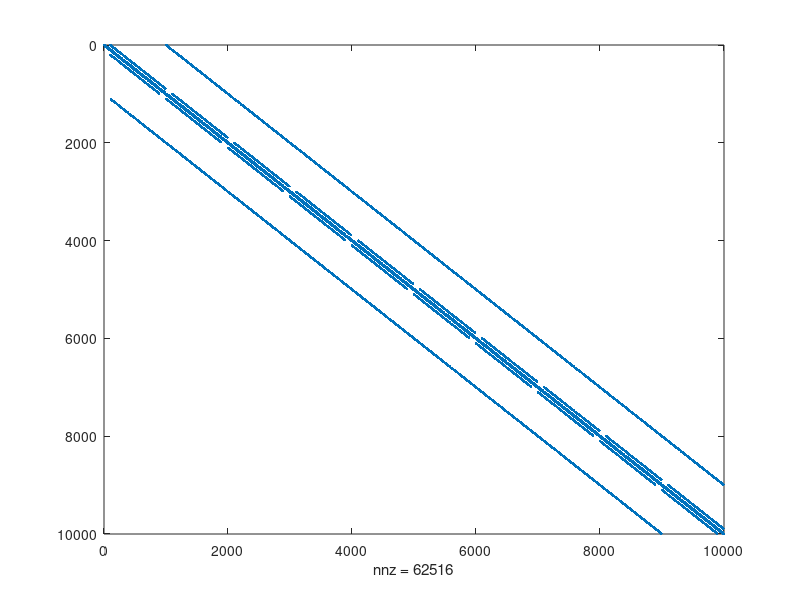

MATLAB code for this plot: (Note: this script raises an error after producing the figure.)
function hitchhiking()

    WA = 1.1;
    Wa = 0.9;
    r = 0.05;
    size=10;
    
    %(1)AB, (2)Ab, (3)aB, (4)ab
    birthdeathmat = birthdeathv3(size,WA,Wa,r);
    spy(birthdeathmat)
    %get probability of absorbption
    [V,D,W] = eig(full(birthdeathmat));
    absorbmatrix = sparse(size^4,size^4);
    for i = 1:size^4
        if(D(i,i)==1)
            elem = find(V(:,i) == 1);
            absorbmatrix(elem,:) = W(:,i)*(1/W(elem,i));
        end
    end
    
    save('absorbmat.mat', 'absorbmatrix');
end

function absorbtionmatrix()
    for n = 2:size
        %get rescue / hitchhiking but conditioned on fixation.
        vec = absorbmatrix(:,mat2elem(1,n,size,1,size));
        FA = 0;
        for i = 2:size^4 % skip the first state (0,0,0,0)
            if(vec(i) ~= 0)
                [AB,Ab,aB,ab] = elem2mat(i,size);
                [FAtemp] = projectF(AB-1,Ab-1,aB-1,ab-1,s,r,10);
                FA = FA+vec(i)*FAtemp/(1-vec(1)); %FAB/(FAB+FAb)
                %Fa = Fa+vec(i)*Fatemp/(1-vec(1));
            end
        end

        %FA
    end
end

function realizations(birthdeathmat)
        
    %realization
    mc = dtmc(transpose(birthdeathmat));
    t=100;
    out=simulate(mc,t,'X0',initialvec(1,3,size,1,size));
    matout = zeros(t,4);
    for i = 1:t
        [AB,Ab,aB,ab]=elem2mat(out(i),size);
        matout(i,:) = [AB,Ab,aB,ab];
    end
    
    plot(matout)
    dlmwrite("data/test.csv",matout)   
end

function FA = projectFAfromMatrix(size,mat)
    %get probability of absorbption
    [V,D,W] = eig(full(mat));
    absorbmatrix = sparse(size^4,size^4);
    for i = 1:size^4
        if(D(i,i)==1)
            elem = find(V(:,i) == 1);
            absorbmatrix(elem,:) = W(:,i)*(1/W(elem,i));
        end
    end
    
    %get rescue / hitchhiking but conditioned on fixation.
    vec = absorbmatrix(:,mat2elem(1,2,size,1,size));
    FA = 0;
    for i = 2:size^4 % skip the first state (0,0,0,0)
        if(vec(i) ~= 0)
            [AB,Ab,aB,ab] = elem2mat(i,size);
            [FAtemp] = projectF(AB-1,Ab-1,aB-1,ab-1,s,r,10);
            FA = FA+vec(i)*FAtemp/(1-vec(1)); %FAB/(FAB+FAb)
            %Fa = Fa+vec(i)*Fatemp/(1-vec(1));
        end
    end
    
    FA

end

function [E, V, MA, Ma] = data(t,initvec,powermat,size)
    resol = 100;
    
    temppower = eye(size^4);
    E = zeros(t,4);
    V = zeros(t,4);
    MA = zeros(t,resol);
    Ma = zeros(t,resol);
    
    for tt = 1:t
        vec = temppower*initvec;
        for i = 1: size^4
            [k,l,m,n] = elem2mat(i,size);
            E(tt,1) = E(tt,1) + (k-1)*vec(i);
            E(tt,2) = E(tt,2) + (l-1)*vec(i);
            E(tt,3) = E(tt,3) + (m-1)*vec(i);
            E(tt,4) = E(tt,4) + (n-1)*vec(i);
            V(tt,1) = V(tt,1) + (k-1)*(k-1)*vec(i);
            V(tt,2) = V(tt,2) + (l-1)*(l-1)*vec(i);
            V(tt,3) = V(tt,3) + (m-1)*(m-1)*vec(i);
            V(tt,4) = V(tt,4) + (n-1)*(n-1)*vec(i);
            
            %full prob dist for F
            if((k-1)+(l-1) ~= 0)
                %fixation of A occurred
                if(k-1 == 0)
                    MA(tt,1) = MA(tt,1) + vec(i);
                else
                    MA(tt,ceil(((k-1)/((k-1)+(l-1)))*resol)) =  MA(tt,ceil(((k-1)/((k-1)+(l-1)))*resol)) + vec(i);
                end
            else
                %no fixation of A occurred
                MA(tt,1) = MA(tt,1) + vec(i);
            end

            if((m-1)+(n-1) ~= 0)
                %fixation of A occurred
                if(m-1 == 0)
                    Ma(tt,1) = Ma(tt,1) + vec(i);
                else
                    Ma(tt,ceil(((m-1)/((m-1)+(n-1)))*resol)) =  Ma(tt,ceil(((m-1)/((m-1)+(n-1)))*resol)) + vec(i);
                end
            else
                %no fixation of A occurred
                Ma(tt,1) = Ma(tt,1) + vec(i);
            end
        end
        
        V(tt,1) = V(tt,1) - (E(tt,1)*E(tt,1));
        V(tt,2) = V(tt,2) - (E(tt,2)*E(tt,2));
        V(tt,3) = V(tt,3) - (E(tt,3)*E(tt,3));
        V(tt,4) = V(tt,4) - (E(tt,4)*E(tt,4));
                
        temppower = temppower*powermat;
    end
end

function vec = initialvec(AB,Ab,aB,ab,size)
vec = zeros(size^4,1);
vec(mat2elem(AB,Ab,aB,ab,size)) = 1;
end

function matrix = birthdeathv2(size, WA, Wa, r)
    matrix = sparse(size^4,size^4);
    for AB = 1:size
        for Ab = 1:size
            for aB = 1:size
                for ab = 1:size
                    if(AB~=size && Ab~= size) %process ends if AB || Ab == size
                        sum=AB+Ab+aB+ab-4;
                        temp = 0;
                        if(sum~=0)
                            fAB=(AB-1)/sum;
                            fAb=(Ab-1)/sum;
                            faB=(aB-1)/sum;
                            fab=(ab-1)/sum;
                            D=(fAB*fab-fAb*faB);
                            dAB=fAB-r*D;
                            dAb=fAb+r*D;
                            daB=faB+r*D;
                            dab=fab-r*D;
                            %Calculate temp
                            if(AB ~= 1)
                            temp = temp + (AB-1)*WA*0.1;
                            end
                            if(Ab ~= 1)
                            temp = temp + (Ab-1)*WA*0.1;
                            end
                            if(aB ~= 1)
                            temp = temp + (aB-1)*Wa*0.1;
                            end
                            if(ab ~= 1)
                            temp = temp + (ab-1)*Wa*0.1;
                            end
                            if(AB ~= size)
                            temp = temp + (fAB-r*(fAB*fab-fAb*faB));
                            end
                            if(Ab ~= size)
                            temp = temp + (fAb+r*(fAB*fab-fAb*faB));
                            end
                            if(aB ~= size)
                            temp = temp + (faB+r*(fAB*fab-fAb*faB));
                            end
                            if(ab ~= size)
                            temp = temp + (fab-r*(fAB*fab-fAb*faB));
                            end

                            %actual probabilities conditioned on either birth
                            %or death happening.
                            if(temp ~= 0)                           
                                if(AB ~= 1)
                                matrix(mat2elem(AB-1,Ab,aB,ab,size),mat2elem(AB,Ab,aB,ab,size)) = fAB ; 
                                end
                                if(Ab ~= 1)
                                matrix(mat2elem(AB,Ab-1,aB,ab,size),mat2elem(AB,Ab,aB,ab,size)) = (Ab-1)*WA*0.1/temp; 
                                end
                                if(aB ~= 1)
                                matrix(mat2elem(AB,Ab,aB-1,ab,size),mat2elem(AB,Ab,aB,ab,size)) = (aB-1)*Wa*0.1/temp; 
                                end
                                if(ab ~= 1)
                                matrix(mat2elem(AB,Ab,aB,ab-1,size),mat2elem(AB,Ab,aB,ab,size)) = (ab-1)*Wa*0.1/temp;
                                end

                                if(AB ~= size)
                                matrix(mat2elem(AB+1,Ab,aB,ab,size),mat2elem(AB,Ab,aB,ab,size)) = ((fAB-r*(fAB*fab-fAb*faB))/temp); 
                                end
                                if(Ab ~= size)
                                matrix(mat2elem(AB,Ab+1,aB,ab,size),mat2elem(AB,Ab,aB,ab,size)) = ((fAb+r*(fAB*fab-fAb*faB))/temp); 
                                end
                                if(aB ~= size)
                                matrix(mat2elem(AB,Ab,aB+1,ab,size),mat2elem(AB,Ab,aB,ab,size)) = ((faB+r*(fAB*fab-fAb*faB))/temp); 
                                end
                                if(ab ~= size)
                                matrix(mat2elem(AB,Ab,aB,ab+1,size),mat2elem(AB,Ab,aB,ab,size)) = ((fab-r*(fAB*fab-fAb*faB))/temp); 
                                end
                            else
                                matrix(mat2elem(AB,Ab,aB,ab,size),mat2elem(AB,Ab,aB,ab,size)) = 1;
                            end
                        end
                    else
                    %if AB == size || Ab == size
                    matrix(mat2elem(AB,Ab,aB,ab,size),mat2elem(AB,Ab,aB,ab,size)) = 1;
                    end                    
                end
            end
        end
    end
    
    matrix(1,1) = 1;
    
end

function matrix = birthdeathv3(size, WA, Wa, r)
    matrix = sparse(size^4,size^4);
    for AB = 1:size
        for Ab = 1:size
            for aB = 1:size
                for ab = 1:size
                    if(AB~=size && Ab~= size) %process ends if AB || Ab == size
                        sum=AB+Ab+aB+ab-4;
                        if(sum~=0)
                            fAB=(AB-1)/sum;
                            fAb=(Ab-1)/sum;
                            faB=(aB-1)/sum;
                            fab=(ab-1)/sum;
                            D=(fAB*fab-fAb*faB);
                            dAB=fAB-r*D;
                            dAb=fAb+r*D;
                            daB=faB+r*D;
                            dab=fab-r*D;
                            deathAB=2-WA;
                            deathAb=2-WA;
                            deathaB=2-Wa;
                            deathab=2-Wa;
                            weightedsumdeath = (fAB*deathAB+fAb*deathAb+faB*deathaB+fab*deathab);
                            Pbirth=1/(1+weightedsumdeath);
                            Pdeath=1-Pbirth;
                            if(AB ~= 1)
                            matrix(mat2elem(AB-1,Ab,aB,ab,size),mat2elem(AB,Ab,aB,ab,size)) = Pdeath*(fAB*deathAB)/(weightedsumdeath);
                            end
                            if(Ab ~= 1)
                            matrix(mat2elem(AB,Ab-1,aB,ab,size),mat2elem(AB,Ab,aB,ab,size)) = Pdeath*(fAb*deathAb)/(weightedsumdeath); 
                            end
                            if(aB ~= 1)
                            matrix(mat2elem(AB,Ab,aB-1,ab,size),mat2elem(AB,Ab,aB,ab,size)) = Pdeath*(faB*deathaB)/(weightedsumdeath);
                            end
                            if(ab ~= 1)
                            matrix(mat2elem(AB,Ab,aB,ab-1,size),mat2elem(AB,Ab,aB,ab,size)) = Pdeath*(fab*deathab)/(weightedsumdeath);
                            end

                            matrix(mat2elem(AB+1,Ab,aB,ab,size),mat2elem(AB,Ab,aB,ab,size)) = Pbirth*dAB; 
                            matrix(mat2elem(AB,Ab+1,aB,ab,size),mat2elem(AB,Ab,aB,ab,size)) = Pbirth*dAb;                                 
                            if(aB ~= size)
                                matrix(mat2elem(AB,Ab,aB+1,ab,size),mat2elem(AB,Ab,aB,ab,size)) = Pbirth*daB; 
                            else
                                matrix(mat2elem(AB,Ab,aB,ab,size),mat2elem(AB,Ab,aB,ab,size)) = Pbirth*daB;                                 
                            end
                            if(ab ~= size)
                                matrix(mat2elem(AB,Ab,aB,ab+1,size),mat2elem(AB,Ab,aB,ab,size)) = Pbirth*dab; 
                            else
                                matrix(mat2elem(AB,Ab,aB,ab,size),mat2elem(AB,Ab,aB,ab,size)) = matrix(mat2elem(AB,Ab,aB,ab,size),mat2elem(AB,Ab,aB,ab,size)) + Pbirth*dab;                                 
                            end
                        else
                            matrix(mat2elem(AB,Ab,aB,ab,size),mat2elem(AB,Ab,aB,ab,size)) = 1;
                        end
                    else
                    %if AB == size || Ab == size
                    matrix(mat2elem(AB,Ab,aB,ab,size),mat2elem(AB,Ab,aB,ab,size)) = 1;
                    end                    
                end
            end
        end
    end
    matrix(1,1) = 1;
    
end

function index = mat2elem(i,j,k,l,N)
index = (l-1)*N*N*N+(k-1)*N*N+(j-1)*N+i;
end

function [i,j,k,l] = elem2mat(index, N)
    i = mod(index-1,N)+1;
    j = mod(floor((index-1)/(N)),N)+1;
    k = mod(floor((index-1)/(N*N)),N)+1;
    l = mod(floor((index-1)/(N*N*N)),N)+1;
end

function [FA] = projectF(AB,Ab,aB,ab,s,r,t)
    sum = AB+Ab+aB+ab;
    fAB = AB/sum;
    fAb = Ab/sum;
    faB = aB/sum;
    fab = ab/sum;
    for i = 1:t
        Wbar = fAB*(1+s)+fAb*(1+s)+faB+fab;
        fABn=(fAB*fAB*(1+s)^2+fAB*faB*(1+s)+fAB*fAb*(1+s)^2+fAB*fab*(1+s)*(1-r)+faB*fAb*(1+s)*r)/(Wbar^2);
        fAbn=(fAb*fAb*(1+s)^2+fAb*fab*(1+s)+fAb*fAB*(1+s)^2+fAB*fab*(1+s)*r+faB*fAb*(1+s)*(1-r))/(Wbar^2);
        faBn=(faB*faB+faB*fab+faB*fAB*(1+s)+fAB*fab*(1+s)*r+faB*fAb*(1+s)*(1-r))/(Wbar^2);
        fabn=(fab*fab+fab*faB+fab*fAb*(1+s)+fAB*fab*(1+s)*(1-r)+faB*fAb*(1+s)*r)/(Wbar^2);
        fAB = fABn;
        fAb = fAbn;
        faB = faBn;
        fab = fabn;
    end
    FA = fAB/(fAB+fAb);
    %Fa = faB/(faB+fab);
end

% CODE GRAVEYARD

function [i,j,k,l] = multinomial(AB,Ab,aB,ab,ABn,Abn,aBn,abn,wA,wa,r)
    sum = AB+Ab+aB+ab;
    if(sum ~= 0)
        %initialize
        fAB=AB/sum;
        fAb=Ab/sum;
        faB=aB/sum;
        fab=ab/sum;
        Wbar=(fAB+fAb)*wA+(faB+fab)*wa;

        %selection
        fABs = fAB*wA/Wbar;
        fAbs = fAb*wA/Wbar;
        faBs = faB*wa/Wbar;
        fabs = fab*wa/Wbar;

        %recombination
        D = fABs*fabs-fAbs*faBs;
        fABr = fABs - r*D;
        fAbr = fAbs + r*D;
        faBr = faBs + r*D;
        fabr = fabs - r*D;

        %multinomial
        fABr^ABn*fAbr^Abn*faB^aBn*faBr^aBn*fabr^abn*nchoosek(n,k);

        
    end
    
end

function matrix = recombinationMatrix(size, rec,dt)
    matrix = sparse(size^4,size^4);
    for AB = 1:size
        for Ab = 1:size
            for aB = 1:size
                for ab = 1:size
                    sum=AB+Ab+aB+ab-4;
                    temp =0;
                    if(AB ~= size && Ab ~= 1 && aB ~= 1 && ab ~= size)
                    matrix(mat2elem(AB+1,Ab-1,aB-1,ab+1,size), mat2elem(AB,Ab,aB,ab,size)) = (Ab-1)*(aB-1)*dt*rec; temp = temp + (Ab-1)*(aB-1)*dt*rec;
                    end
                    if(AB ~= 1 && Ab ~= size && aB ~= size && ab ~= 1)
                    matrix(mat2elem(AB-1,Ab+1,aB+1,ab-1,size), mat2elem(AB,Ab,aB,ab,size)) = (AB-1)*(ab-1)*dt*rec; temp = temp + (AB-1)*(ab-1)*dt*rec;                 
                    end
                    
                    if(sum ~= 0)
                    matrix(mat2elem(AB,Ab,aB,ab,size), mat2elem(AB,Ab,aB,ab,size)) = 1-temp;
                    end
                end
            end
        end
    end
    
    matrix(1,1) = 1;
    
end

function matrix = selectionMatrix(size, bA, dA, ba, da, dt)
    matrix = sparse(size^4,size^4);
    for AB = 1:size
        for Ab = 1:size
            for aB = 1:size
                for ab = 1:size
                    sum=AB+Ab+aB+ab-4;
                    temp = 0;
                    if(AB ~= 1)
                    matrix(mat2elem(AB-1,Ab,aB,ab,size),mat2elem(AB,Ab,aB,ab,size)) = (AB-1)*dt*dA; temp=temp+(AB-1)*dt*dA;
                    end
                    if(Ab ~= 1)
                    matrix(mat2elem(AB,Ab-1,aB,ab,size),mat2elem(AB,Ab,aB,ab,size)) = (Ab-1)*dt*dA; temp=temp+(Ab-1)*dt*dA;
                    end
                    if(aB ~= 1)
                    matrix(mat2elem(AB,Ab,aB-1,ab,size),mat2elem(AB,Ab,aB,ab,size)) = (aB-1)*dt*da; temp=temp+(aB-1)*dt*da;
                    end
                    if(ab ~= 1)
                    matrix(mat2elem(AB,Ab,aB,ab-1,size),mat2elem(AB,Ab,aB,ab,size)) = (ab-1)*dt*da; temp=temp+(ab-1)*dt*da;
                    end
                    
                    if(AB ~= 1 && AB ~= size)
                    matrix(mat2elem(AB+1,Ab,aB,ab,size),mat2elem(AB,Ab,aB,ab,size)) = (AB-1)*dt*bA; temp=temp+(AB-1)*dt*bA;
                    end
                    if(Ab ~= 1 && Ab ~= size)
                    matrix(mat2elem(AB,Ab+1,aB,ab,size),mat2elem(AB,Ab,aB,ab,size)) = (Ab-1)*dt*bA; temp=temp+(Ab-1)*dt*bA;
                    end
                    if(aB ~= 1 && aB ~= size)
                    matrix(mat2elem(AB,Ab,aB+1,ab,size),mat2elem(AB,Ab,aB,ab,size)) = (aB-1)*dt*ba; temp=temp+(aB-1)*dt*ba;
                    end
                    if(ab ~= 1 && ab ~= size)
                    matrix(mat2elem(AB,Ab,aB,ab+1,size),mat2elem(AB,Ab,aB,ab,size)) = (ab-1)*dt*ba; temp=temp+(ab-1)*dt*ba;
                    end
                    
                    
                    if(sum ~= 0)
                    matrix(mat2elem(AB,Ab,aB,ab,size),mat2elem(AB,Ab,aB,ab,size)) = 1-temp;
                    end
                end
            end
        end
    end
    
    matrix(1,1) = 1;
    
end

function matrix = birthdeathv1(size, sA, r)
    matrix = sparse(size^4,size^4);
    for AB = 1:size
        for Ab = 1:size
            for aB = 1:size
                for ab = 1:size
                    sum=AB+Ab+aB+ab-4;
                    temp = 0;
                    if(sum~=0)
                        fAB=(AB-1)/sum;
                        fAb=(Ab-1)/sum;
                        faB=(aB-1)/sum;
                        fab=(ab-1)/sum;
                        %Calculate temp
                        if(AB ~= 1 && AB ~= size)
                        temp = temp + (AB-1)*(1-sA)*0.1;
                        end
                        if(Ab ~= 1 && Ab ~= size)
                        temp = temp + (Ab-1)*(1-sA)*0.1;
                        end
                        if(aB ~= 1)
                        temp = temp + (aB-1)*0.1;
                        end
                        if(ab ~= 1)
                        temp = temp + (ab-1)*0.1;
                        end
                        if(AB ~= size)
                        temp = temp + (fAB-r*(fAB*fab-fAb*faB));
                        end
                        if(Ab ~= size)
                        temp = temp + (fAb+r*(fAB*fab-fAb*faB));
                        end
                        if(aB ~= size)
                        temp = temp + (faB+r*(fAB*fab-fAb*faB));
                        end
                        if(ab ~= size)
                        temp = temp + (fab-r*(fAB*fab-fAb*faB));
                        end
                        
                        %actual probabilities conditioned on either birth
                        %or death happening.
                        if(temp ~= 0)
                            if(AB ~= 1 && AB ~= size)
                            matrix(mat2elem(AB-1,Ab,aB,ab,size),mat2elem(AB,Ab,aB,ab,size)) = (AB-1)*(1-sA)*0.1/temp; 
                            end
                            if(Ab ~= 1 && Ab ~= size)
                            matrix(mat2elem(AB,Ab-1,aB,ab,size),mat2elem(AB,Ab,aB,ab,size)) = (Ab-1)*(1-sA)*0.1/temp; 
                            end
                            if(aB ~= 1)
                            matrix(mat2elem(AB,Ab,aB-1,ab,size),mat2elem(AB,Ab,aB,ab,size)) = (aB-1)*0.1/temp; 
                            end
                            if(ab ~= 1)
                            matrix(mat2elem(AB,Ab,aB,ab-1,size),mat2elem(AB,Ab,aB,ab,size)) = (ab-1)*0.1/temp;
                            end

                            if(AB ~= size)
                            matrix(mat2elem(AB+1,Ab,aB,ab,size),mat2elem(AB,Ab,aB,ab,size)) = ((fAB-r*(fAB*fab-fAb*faB))/temp); 
                            end
                            if(Ab ~= size)
                            matrix(mat2elem(AB,Ab+1,aB,ab,size),mat2elem(AB,Ab,aB,ab,size)) = ((fAb+r*(fAB*fab-fAb*faB))/temp); 
                            end
                            if(aB ~= size)
                            matrix(mat2elem(AB,Ab,aB+1,ab,size),mat2elem(AB,Ab,aB,ab,size)) = ((faB+r*(fAB*fab-fAb*faB))/temp); 
                            end
                            if(ab ~= size)
                            matrix(mat2elem(AB,Ab,aB,ab+1,size),mat2elem(AB,Ab,aB,ab,size)) = ((fab-r*(fAB*fab-fAb*faB))/temp); 
                            end
                        else
                            matrix(mat2elem(AB,Ab,aB,ab,size),mat2elem(AB,Ab,aB,ab,size)) = 1;
                        end
                    end
                end
            end
        end
    end
    
    matrix(1,1) = 1;
    
end


